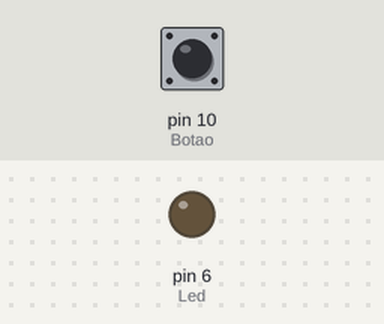
Bench run of a sketch on a simulated Arduino Uno, built with avr-gcc and run on an emulated ATmega328P. Parts: output pins drawn as LEDs (lit = HIGH). Dashed ring = blinking. Inputs (shaded band) come from the test bench; at power-on: pin 10 (Botao) LOW.

Above: at 0.1 s.
At 1.2 s:
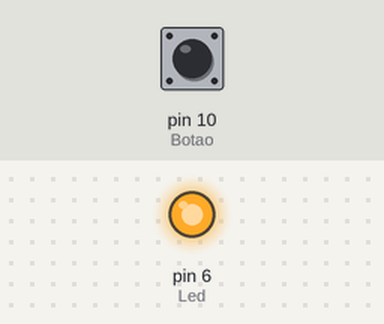
1.3 s: pin 10 (Botao) pulled HIGH for 3.2 s
At 6.1 s:
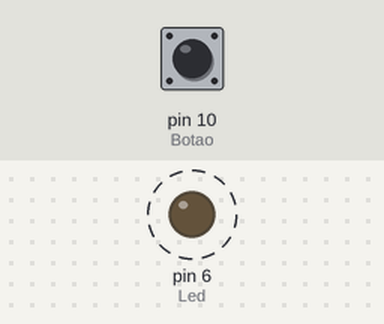
Timing chart, 0 to 12.9 s (numbered marks = the images above; inputs shaded):
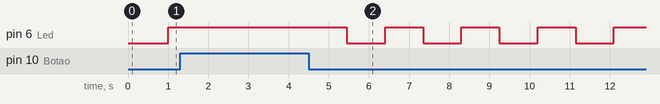

Measured:
- by itself, pin 6 (Led): alternates HIGH for 0.95 s and LOW for 0.95 s

The sketch:

project02.ino
```cpp
char Led = 6;
char Botao = 10;
bool Estado = false;
char Contador = 0;
int Tempo = 1000;
bool Fase = false;

void setup() {
  pinMode(Led, OUTPUT);
  pinMode(Botao, INPUT);
}

void loop() {

  if(digitalRead(Botao)){
      if(Fase == false){
        Tempo -= 50;
        if(Tempo == 50){
          Fase = !Fase;
        }
      }else{
        Tempo += 50;
        if(Tempo == 1000){
          Fase = !Fase;
        }
      }

      Contador = 0;

      while(digitalRead(Botao));
  }

  if(Contador*50 == Tempo){
    Estado = !Estado;
    digitalWrite(Led, Estado);

    Contador = 0;
  }

  delay(50);
  Contador++;
}
```
